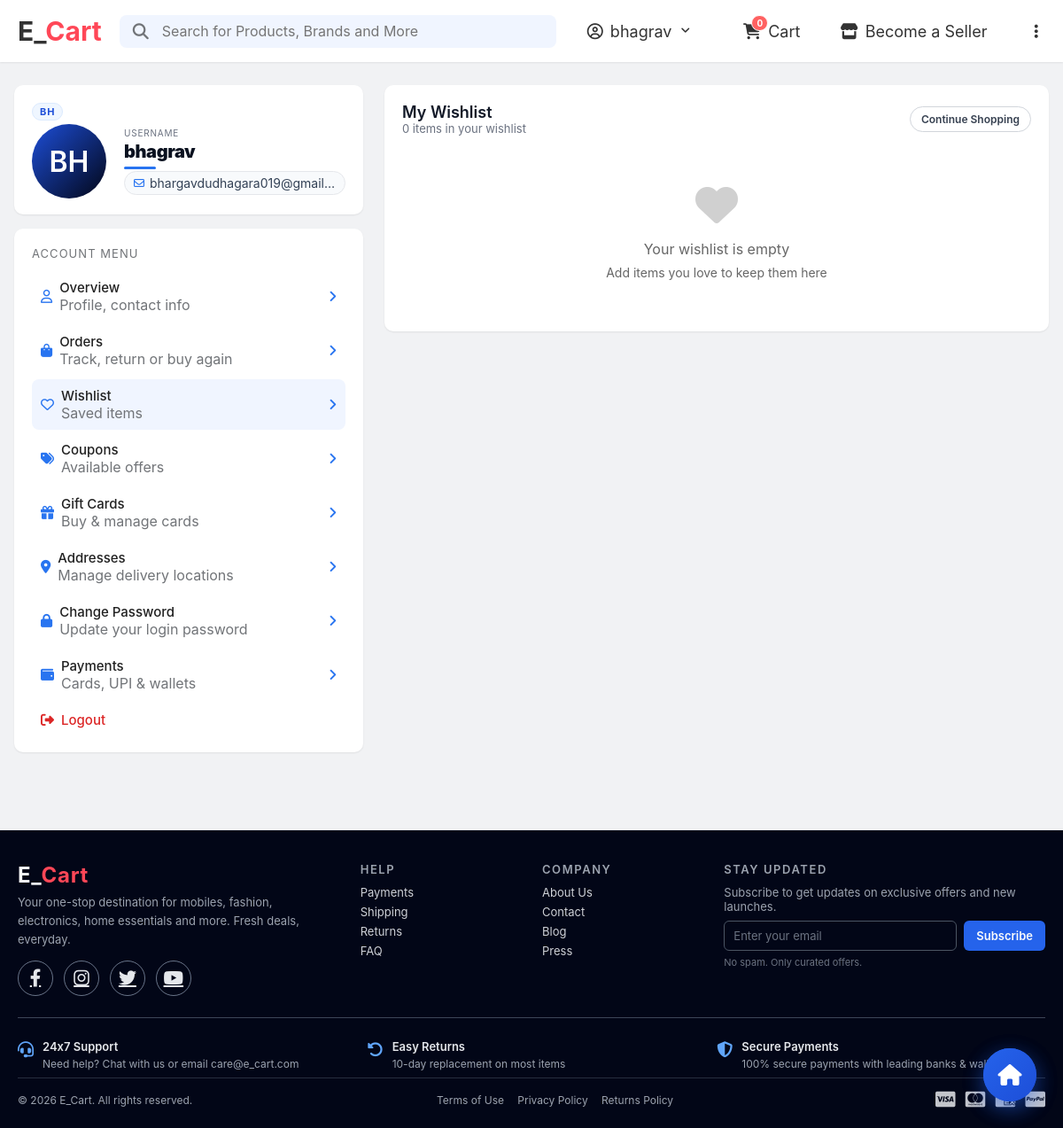
Page /Account_Profile/Wishlist/wishlist.php (signed in) on the committed database.
### tables this page shows
CREATE TABLE `users` (
  `id` int NOT NULL,
  `full_name` varchar(100) NOT NULL,
  `email` varchar(100) NOT NULL,
  `role` varchar(20) DEFAULT 'user',
  `password` varchar(255) NOT NULL,
  `created_at` timestamp NULL DEFAULT CURRENT_TIMESTAMP,
  `updated_at` timestamp NULL DEFAULT CURRENT_TIMESTAMP ON UPDATE CURRENT_TIMESTAMP,
  `is_active` tinyint(1) DEFAULT '1',
  `email_verified` tinyint(1) DEFAULT '0',
  `user_type` enum('user','admin') NOT NULL DEFAULT 'user',
  `reset_token` varchar(255) DEFAULT NULL,
  `token_expiry` datetime DEFAULT NULL
);

### Account_Profile/Wishlist/wishlist.php (the view, shortened to what this page needs)
<?php
include '../../Database_file/config.php';
$userId = (int)$_SESSION['user_id'];
$user = null;
$userStmt = $conn->prepare("SELECT id, full_name, email, created_at FROM users WHERE id = ? LIMIT 1");
if ($userStmt) {
    $userStmt->bind_param('i', $userId);
    $userStmt->execute();
    $userRes = $userStmt->get_result();
    $user = $userRes ? $userRes->fetch_assoc() : null;
}
$wishlistItems = [];
function make_initials($name) {
    $name = trim((string)$name);
    $parts = preg_split('/\s+/', $name);
    $first = strtoupper(substr($parts[0] ?? 'U', 0, 1));
    $second = '';
    if (count($parts) > 1) {
        $second = strtoupper(substr($parts[1] ?? '', 0, 1));
    } elseif (strlen($name) > 1) {
        $second = strtoupper(substr($name, 1, 1));
    }
    $initials = $first . $second;
    return substr($initials, 0, 2);
}
function get_user_data_file_path_wishlist($userId) {
    return __DIR__ . '/../Profile/user_data/' . $userId . '.json';
}
function read_user_data_wishlist($userId) {
    $path = get_user_data_file_path_wishlist($userId);
    if (!file_exists($path)) return [];
    $raw = @file_get_contents($path);
    $data = json_decode($raw, true);
    return is_array($data) ? $data : [];
}
$userData = read_user_data_wishlist($userId);
$profileInitials = (string)($userData['profile_initials'] ?? '');
if ($profileInitials !== '' && preg_match('/^[A-Za-z]{1,3}$/', $profileInitials)) {
    $initials = strtoupper($profileInitials);
} else {
    $initials = make_initials($user['full_name'] ?? '');
}
$avatarFile = (string)($userData['profile_image'] ?? '');
$avatarUrl = $avatarFile !== '' ? '../../assets/img/' . $avatarFile : '';
?>
<!DOCTYPE html>
<html lang="en">
<head>
    <link rel="stylesheet" href="https://cdnjs.cloudflare.com/ajax/libs/font-awesome/6.4.0/css/all.min.css">
    <link rel="stylesheet" href="../../assets/css/index.css">
    <link rel="stylesheet" href="../../floating_home.css">
</head>
<body>
   <?php include '../../Header.php'; ?>
    <main class="profile-main">
        <div class="profile-wrapper">
            <aside class="profile-sidebar">
                <div class="profile-card">
                    <div class="profile-header-label profile-initials-label">
                        <span class="profile-initials-value"><?php echo htmlspecialchars($initials); ?></span>
                    </div>
                    <div class="profile-user-row">
                        <div class="profile-avatar">
                            <?php if (!empty($avatarUrl)): ?>
                                <img src="<?php echo htmlspecialchars($avatarUrl); ?>" alt="Profile">
                            <?php else: ?>
                                <?php echo htmlspecialchars($initials); ?>
                            <?php endif; ?>
                        </div>
                        <div class="profile-user-text">
                            <div class="profile-username-label">Username</div>
                            <div class="profile-name"><?php echo htmlspecialchars($user['full_name']); ?></div>
                            <div class="profile-email">
                                <i class="fa-regular fa-envelope"></i>
                                <span><?php echo htmlspecialchars($user['email']); ?></span>
                            </div>
                        </div>
                    </div>
                </div>
                <div class="profile-card">
                    <div class="profile-header-label">Account Menu</div>
                    <div class="profile-menu">
                        <a href="../Profile/profile.php" class="profile-menu-item">
                            <div class="profile-menu-item-left">
                                <i class="fa-regular fa-user"></i>
                                <div>
                                    <span class="profile-menu-label">Overview</span><br>
                                    <span class="profile-menu-meta">Profile, contact info</span>
                                </div>
                            </div>
                            <i class="fa-solid fa-angle-right"></i>
                        </a>
                        <a href="../Order/order.php" class="profile-menu-item">
                            <div class="profile-menu-item-left">
                                <i class="fa-solid fa-bag-shopping"></i>
                                <div>
                                    <span class="profile-menu-label">Orders</span><br>
                                    <span class="profile-menu-meta">Track, return or buy again</span>
                                </div>
                            </div>
                            <i class="fa-solid fa-angle-right"></i>
                        </a>
                        <a href="wishlist.php" class="profile-menu-item profile-menu-active">
                            <div class="profile-menu-item-left">
                                <i class="fa-regular fa-heart"></i>
                                <div>
                                    <span class="profile-menu-label">Wishlist</span><br>
                                    <span class="profile-menu-meta">Saved items</span>
                                </div>
                            </div>
                            <i class="fa-solid fa-angle-right"></i>
                        </a>
                          <a href="../Coupons/coupon.php" class="profile-menu-item">
                            <div class="profile-menu-item-left">
                                <i class="fa-solid fa-tags"></i>
                                <div>
                                    <span class="profile-menu-label">Coupons</span><br>
                                    <span class="profile-menu-meta">Available offers</span>
                                </div>
                            </div>
                            <i class="fa-solid fa-angle-right"></i>
                        </a>
                         <a href="../Gift_Cards/gift.php" class="profile-menu-item">
                            <div class="profile-menu-item-left">
                                <i class="fa-solid fa-gift"></i>
                                <div>
                                    <span class="profile-menu-label">Gift Cards</span><br>
                                    <span class="profile-menu-meta">Buy & manage cards</span>
                                </div>
                            </div>
                            <i class="fa-solid fa-angle-right"></i>
                        </a>
                        <a href="../Address/Address.php" class="profile-menu-item">
                            <div class="profile-menu-item-left">
                                <i class="fa-solid fa-location-dot"></i>
                                <div>
                                    <span class="profile-menu-label">Addresses</span><br>
                                    <span class="profile-menu-meta">Manage delivery locations</span>
                                </div>
                            </div>
                            <i class="fa-solid fa-angle-right"></i>
                        </a>
                        <a href="../Change_pass/change_password.php" class="profile-menu-item">
                            <div class="profile-menu-item-left">
                                <i class="fa-solid fa-lock"></i>
                                <div>
                                    <span class="profile-menu-label">Change Password</span><br>
                                    <span class="profile-menu-meta">Update your login password</span>
                                </div>
                            </div>
                            <i class="fa-solid fa-angle-right"></i>
                        </a>
                        <a href="../Payments/payments.php" class="profile-menu-item">
                            <div class="profile-menu-item-left">
                                <i class="fa-solid fa-wallet"></i>
                                <div>
                                    <span class="profile-menu-label">Payments</span><br>
                                    <span class="profile-menu-meta">Cards, UPI & wallets</span>
                                </div>
                            </div>
                            <i class="fa-solid fa-angle-right"></i>
                        </a>
                        <a href="#" class="profile-menu-item profile-menu-danger">
                            <div class="profile-menu-item-left">
                                <i class="fa-solid fa-right-from-bracket"></i>
                                <span class="profile-menu-label">Logout</span>
                            </div>
                        </a>
                    </div>
                </div>
            </aside>
            <section class="profile-content">
                <div class="profile-section">
                    <div class="wishlist-header">
                        <div>
                            <h1>My Wishlist</h1>
                            <div class="wishlist-header-meta"><?php echo count($wishlistItems); ?> items in your wishlist</div>
                        </div>
                        <div class="wishlist-actions">
                           <a href="../../index.php"> <button type="button" class="btn-small-secondary">Continue Shopping</button></a>
                        </div>
                    </div>
                    <div class="wishlist-items">
                        <?php if (empty($wishlistItems)): ?>
                            <div style="text-align: center; padding: 40px; color: #666;">
                                <i class="fa-solid fa-heart" style="font-size: 48px; margin-bottom: 16px; opacity: 0.3;"></i>
                                <p>Your wishlist is empty</p>
                                <p style="font-size: 14px; margin-top: 8px;">Add items you love to keep them here</p>
                            </div>
                        <?php endif; ?>
                    </div>
                </div>
            </section>
        </div>
    </main>
         <?php include "../../Footer.php"; ?>
    <a href="../../index.php" class="floating-home" title="Go to Home">
        <i class="fas fa-home"></i>
    </a>
</body>
</html>

### assets/css/index.css (style rules this page uses)
* { margin: 0; padding: 0; box-sizing: border-box; font-family: 'Inter', -apple-system, BlinkMacSystemFont, "Segoe UI", Roboto, Helvetica, Arial, sans-serif; }
body { background-color: #f1f2f4; }

### floating_home.css (style rules this page uses)
.floating-home { position: fixed; bottom: 30px; right: 30px; width: 60px; height: 60px; background: linear-gradient(135deg, #2563eb 0%, #1d4ed8 100%); border-radius: 50%; display: flex; align-items: center; justify-content: center; color: white; font-size: 24px; cursor: pointer; box-shadow: 0 8px 25px rgba(37, 99, 235, 0.3); z-index: 9999; transition: all 0.3s ease; text-decoration: none; border: none; outline: none; }
.floating-home i { transition: transform 0.3s ease; }

### Account_Profile/Wishlist/wishlist.php (style rules this page uses)
body { background-color: #f1f2f4; }
.profile-main { padding: 26px 16px 40px; }
.profile-wrapper { max-width: 1200px; margin: 0 auto; display: flex; align-items: flex-start; gap: 24px; }
.profile-sidebar { flex: 0 0 280px; }
.profile-card, .profile-section { background-color: #ffffff; border-radius: 10px; box-shadow: 0 1px 2px rgba(0, 0, 0, 0.08); padding: 20px 20px 18px; margin-bottom: 16px; }
.profile-header-label { font-size: 13px; color: #717478; margin-bottom: 4px; text-transform: uppercase; letter-spacing: 0.08em; }
.profile-header-label.profile-initials-label { display: flex; align-items: center; justify-content: space-between; gap: 10px; }
.profile-initials-value { padding: 2px 8px; border-radius: 999px; background: #eff6ff; border: 1px solid #dbeafe; color: #1d4ed8; font-size: 11px; font-weight: 700; letter-spacing: 0.08em; flex: 0 0 auto; }
.profile-user-row { display: flex; align-items: center; gap: 20px; }
.profile-avatar { width: 84px; height: 84px; border-radius: 50%; background: linear-gradient(135deg, #1d4ed8, #020617); display: flex; align-items: center; justify-content: center; color: #ffffff; font-size: 32px; font-weight: 600; overflow: hidden; flex-shrink: 0; }
.profile-name { font-size: 20px; font-weight: 900; color: #0b1220; letter-spacing: -0.02em; margin: 0; line-height: 1.1; display: inline-block; position: relative; }
.profile-name::after { content: ''; display: block; width: 36px; height: 3px; border-radius: 999px; background: #2874f0; margin-top: 6px; }
.profile-username-label { font-size: 10px; color: #6b7280; text-transform: uppercase; letter-spacing: 0.08em; margin-bottom: 4px; }
.profile-email { margin-top: 2px; display: inline-flex; align-items: center; gap: 6px; padding: 4px 10px; border-radius: 999px; background: #f8fafc; border: 1px solid #e5e7eb; color: #334155; font-size: 14px; max-width: 100%; }
.profile-email i { color: #2874f0; font-size: 12px; flex: 0 0 auto; }
.profile-email span { overflow: hidden; text-overflow: ellipsis; white-space: nowrap; display: inline-block; max-width: 210px; }
.profile-menu { margin-top: 12px; display: flex; flex-direction: column; gap: 4px; }
.profile-menu-item { display: flex; align-items: center; justify-content: space-between; padding: 9px 10px; border-radius: 8px; cursor: pointer; color: #212121; font-size: 15px; text-decoration: none; transition: background-color 0.15s ease, color 0.15s ease; }
.profile-menu-item-left { display: flex; align-items: center; gap: 8px; }
.profile-menu-item i { color: #2874f0; font-size: 15px; }
.profile-menu-item span.profile-menu-label { font-weight: 500; }
.profile-menu-item span.profile-menu-meta { font-size: 16px; color: #717478; }
.profile-menu-item.profile-menu-active, .profile-menu-item:hover { background-color: #f0f5ff; color: #212121; }
.profile-menu-item.profile-menu-danger i, .profile-menu-item.profile-menu-danger span.profile-menu-label { color: #dc2626; }
.profile-content { flex: 1; min-width: 0; }
.wishlist-header { display: flex; align-items: center; justify-content: space-between; margin-bottom: 14px; }
.wishlist-header h1 { font-size: 18px; font-weight: 600; color: #111827; }
.wishlist-header-meta { font-size: 13px; color: #6b7280; }
.wishlist-actions { display: flex; align-items: center; gap: 10px; }
.wishlist-items { display: flex; flex-direction: column; gap: 12px; }
.btn-small-primary, .btn-small-secondary { border-radius: 999px; padding: 6px 12px; font-size: 12px; font-weight: 600; border: 1px solid transparent; cursor: pointer; display: inline-flex; align-items: center; gap: 6px; }
.btn-small-secondary { background-color: #ffffff; border-color: #d1d5db; color: #374151; }

### rows in the picture
users: full_name "BH", full_name "bhagrav", email "bhargavdudhagara019@gmail…"

### other values in the picture
$_SESSION['full_name'] "bhagrav"
$cart_count "0"
count($wishlistItems) "0"
